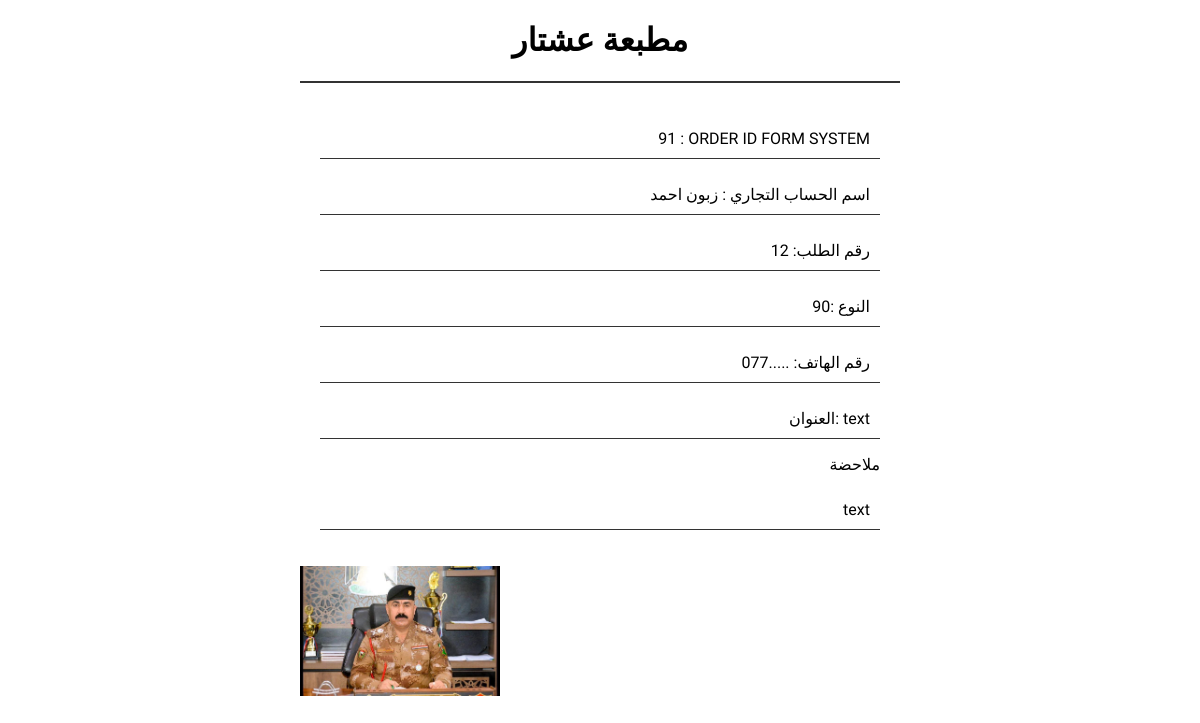
Screenshot of /qaryat/orders/user_order.php?id=91 (signed in) with the database file from the repository.
### tables this page shows
CREATE TABLE `orders` (
  `id` int(11) NOT NULL,
  `orderN` varchar(255) NOT NULL,
  `price` varchar(255) NOT NULL,
  `note` varchar(255) NOT NULL,
  `userNumber` varchar(255) NOT NULL,
  `addreces` varchar(255) NOT NULL,
  `user_id` varchar(255) NOT NULL,
  `order_page_name` varchar(255) NOT NULL,
  `page_name` varchar(255) NOT NULL,
  `statuse` varchar(50) NOT NULL,
  `Governorate` varchar(255) NOT NULL
);

CREATE TABLE `user_form` (
  `id` int(100) NOT NULL,
  `name` varchar(100) NOT NULL,
  `email` varchar(100) NOT NULL,
  `password` varchar(100) NOT NULL,
  `image` varchar(100) NOT NULL,
  `usertype` varchar(255) NOT NULL
);

CREATE TABLE `tb_images` (
  `id` int(11) NOT NULL,
  `name` varchar(30) DEFAULT NULL,
  `image` text DEFAULT NULL,
  `order_id` int(11) NOT NULL
);

### qaryat/orders/user_order.php (the view, shortened to what this page needs)
<?php
include "../controle/db_conn.php";
$id = $_GET["id"];
  $sql = "SELECT * FROM `orders` WHERE id = $id LIMIT 1";
    $result = mysqli_query($conn, $sql);
    $row = mysqli_fetch_assoc($result);
include '../login/config.php';
$user_id = $_SESSION['user_id'];
?>
<!DOCTYPE html>
<html>
<head>
	<link rel="stylesheet" type="text/css" href="style.css?v=<?php echo time(); ?>">
</head>
<body>
	<div class="haeder-order">
		<h1> مطبعة عشتار </h1>
	</div>
       <div class="order-description">
        <?php
         $sqlUser = "SELECT * FROM `user_form` WHERE id = '$user_id'";
          $userInfo = mysqli_query($conn, $sqlUser);
          $userInfoN = mysqli_fetch_assoc($userInfo);
        ?>
        <p class="text-p "><?php echo $row['id'] ?> : ORDER ID FORM SYSTEM </p>
       	<p class="text-p "> اسم  الحساب التجاري : <?php echo $userInfoN['name'] ?></p>
       	<p class="text-p "> <?php echo $row['orderN'] ?> :رقم الطلب </p>
       	<p class="text-p "> النوع :<?php echo $row['price'] ?> </p>
       	<p class="text-p "><?php echo $row["userNumber"] ?> :رقم الهاتف </p>
       	<p class="text-p ">العنوان: <?php echo $row["addreces"]  ?>  </p>
        <span>ملاحضة </span>
       	<p class="text-p ">  <?php echo $row["note"]  ?> </p>
       </div>
    <div class="images">
    <?php
$foringkeyImages = mysqli_query($conn,  "SELECT * FROM `orders` WHERE user_id = '$user_id' ORDER BY ID DESC LIMIT 1");
$foringkeyImage = mysqli_fetch_assoc($foringkeyImages);
  $order_idN = $foringkeyImage['id'];
      $rows = mysqli_query($conn, "SELECT * FROM tb_images WHERE order_id = '$order_idN'  ORDER BY ID DESC LIMIT 1 ");
      ?>
      <?php foreach ($rows as $row) : ?>
          <?php
          foreach (json_decode($row["image"]) as $image) : ?>
          <img src="../img/uploads/<?php echo $image; ?>" width = 200>
          <?php endforeach; ?>
      <?php endforeach; ?>
    </div>
</body>
</html>

### qaryat/orders/style.css (style rules this page uses)
* { font-family: 'Cairo', sans-serif; }
body { text-align: center; max-height: 100vh; width: 600px; margin: auto; }
.haeder-order { border-bottom: solid 2px #333; }
.order-description { text-align: right; padding: 20px; }
.order-description p.text-p { border-bottom: solid 1px #333; padding: 10px; }
.images { display: grid; grid-template-columns: repeat(3, auto); grid-gap: 10px; text-align: center; }
.images img { width: 200px; }

### rows the page displays
orders: id "91", orderN "12", price "90", userNumber "077.....", addreces "text", note "text"
user_form: name "زبون احمد"
